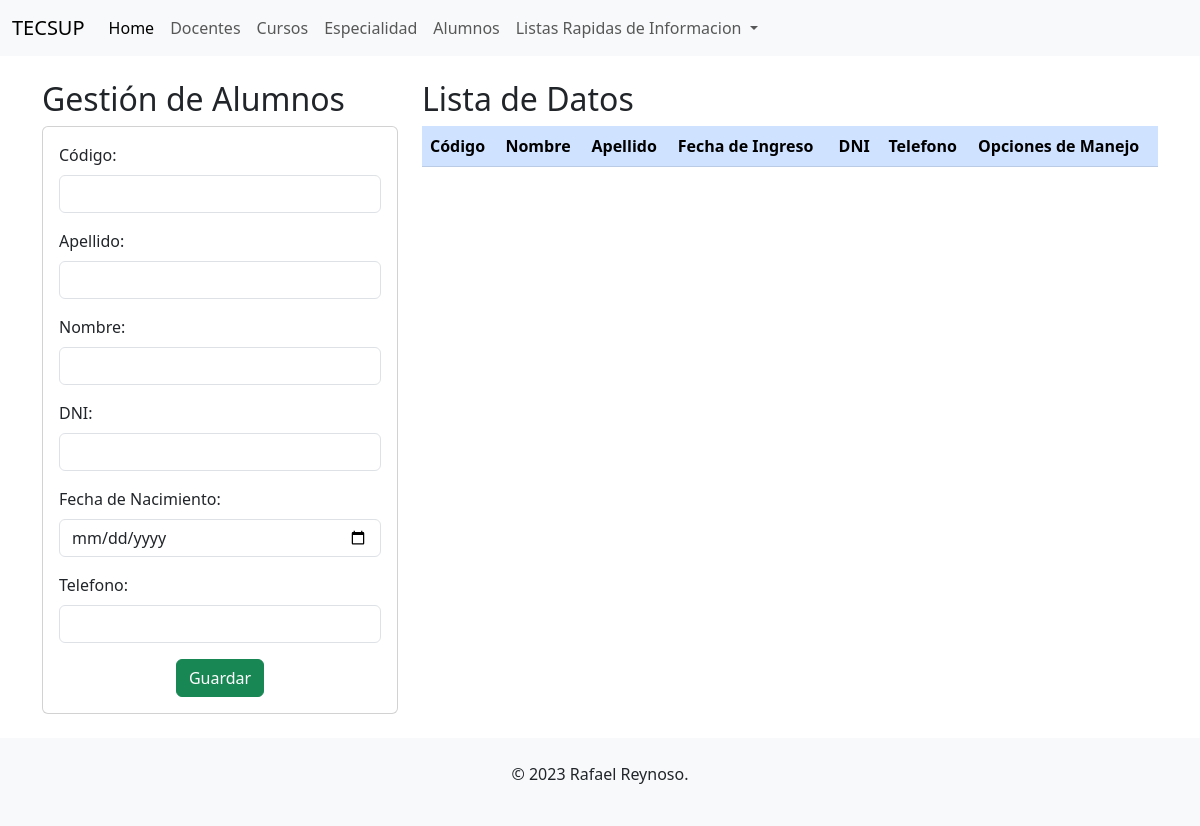
Page /alumnos on the earlier database version.
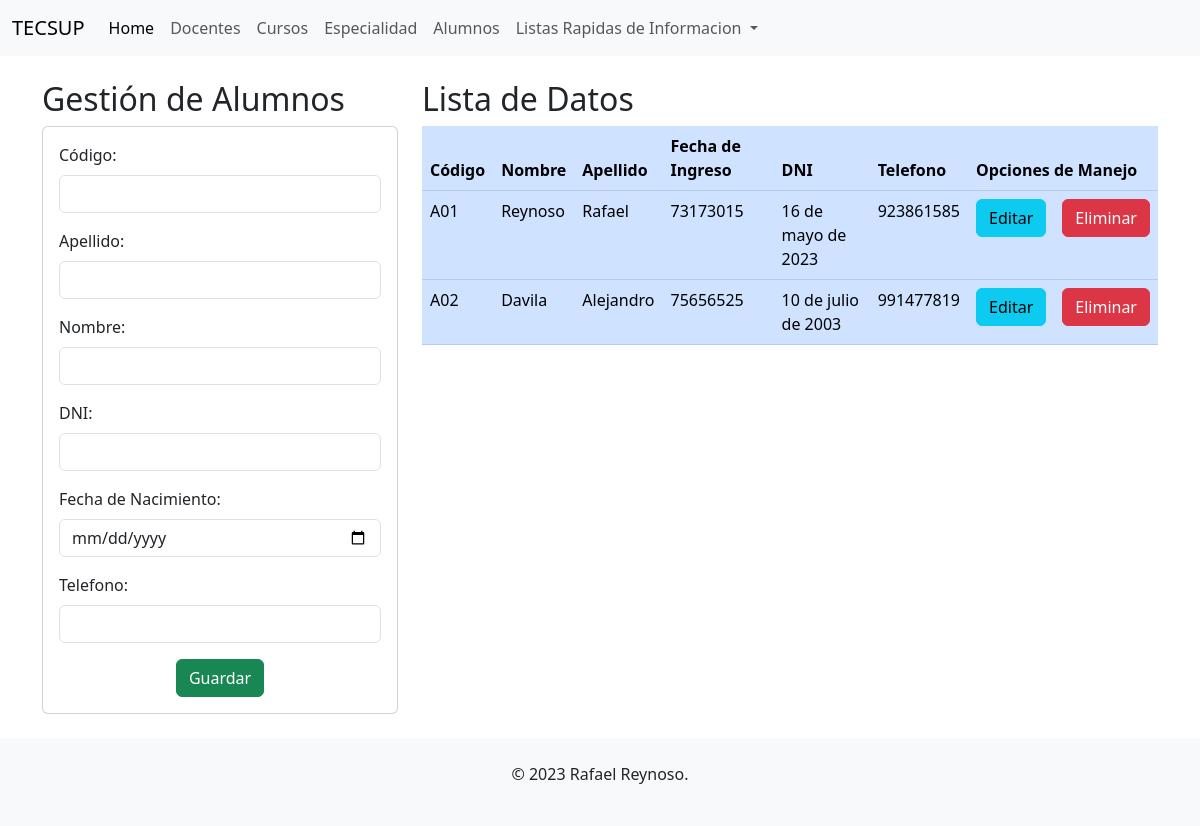
Same page on the later database version.
### Aplicaciones/Academicos/models.py (models this page shows, shortened)
class Alumno(models.Model):
    idAlumno = models.CharField(primary_key= True,max_length = 6)
    apellido = models.CharField(max_length=50)
    nombre = models.CharField(max_length=50)
    dni = models.IntegerField()
    fecha_nacimiento = models.DateField()
    telefono = models.IntegerField()

### Aplicaciones/Academicos/views.py (the view)
# urls.py: path('alumnos',views.alumno, name='alumnos'),
def alumno(request):
    alumnosListado = Alumno.objects.all()
    return render(request, "GestionAlumnos.html",{"alumnos":alumnosListado})

### Aplicaciones/Academicos/templates/GestionAlumnos.html (shortened to what this page needs)
{% extends './Base.html' %}
{% block body %}
<div class="row">
    <div class="col-sm-12 col-md-6 col-lg-4 col-xl-4">
        <h2>Gestión de Alumnos</h2>
        <div class="card">
            <div class="card-body">
                <form action="/registraralumnos" method="POST">
                    <div class="mb-3">
                        <label for="txtcodigo" class="form-label">Código:</label>
                        <input type="text" name="txtcodigo" class="form-control" id="txtcodigo">
                    </div>
                    <div class="mb-3">
                        <label for="txtapellido" class="form-label">Apellido:</label>
                        <input type="text" name="txtapellido" class="form-control" id="txtapellido">
                    </div>
                    <div class="mb-3">
                        <label for="txtnombre" class="form-label">Nombre:</label>
                        <input type="text" name="txtnombre" class="form-control" id="txtnombre">
                    </div>
                    <div class="mb-3">
                        <label for="numdni" class="form-label">DNI:</label>
                        <input type="number" name="numdni" class="form-control" id="numdni">
                    </div>
                    <div class="mb-3">
                        <label for="txtfecha_nacimiento" class="form-label">Fecha de Nacimiento:</label>
                        <input type="date" name="txtfecha_nacimiento" class="form-control" id="txtfecha_nacimiento">
                    </div>
                    <div class="mb-3">
                        <label for="numtelefono" class="form-label">Telefono:</label>
                        <input type="number" name="numtelefono" class="form-control" id="numtelefono">
                    </div>
                    <div class="text-center">
                        <button type="submit" class="btn btn-success">Guardar</button>
                    </div>
                </form>
            </div>
        </div>
    </div>
    <div class="col-sm-12 col-md-6 col-lg-8 col-xl-8">
        <h2>Lista de Datos</h2>
        <table class="table table-primary">
            <thead>
                <tr>
                    <th>Código</th>
                    <th>Nombre</th>
                    <th>Apellido</th>
                    <th>Fecha de Ingreso</th>
                    <th>DNI</th>
                    <th>Telefono</th>
                    <th colspan="2">Opciones de Manejo</th>
                </tr>
            </thead>
            <tbody>
                {% for a in alumnos %}
                <tr>
                    <td>{{ a.idAlumno }}</td>
                    <td>{{ a.apellido }}</td>
                    <td>{{ a.nombre }}</td>
                    <td>{{ a.dni }}</td>
                    <td>{{ a.fecha_nacimiento }}</td>
                    <td>{{ a.telefono }}</td>
                    <td><a href="edicionalumno/{{ a.idAlumno }}" class="btn btn-info">Editar</a></td>
                    <td><a href="eliminaralumno/{{ a.idAlumno }}" class="btn btn-danger">Eliminar</a></td>
                </tr>
                {% endfor %}
            </tbody>
        </table>
    </div>
</div>
{% endblock %}

### Aplicaciones/Academicos/templates/Base.html (shortened to what this page needs)
<!DOCTYPE html>
<html lang="en">
<head>
    <link href="https://cdn.jsdelivr.net/npm/bootstrap@5.3.0-alpha3/dist/css/bootstrap.min.css" rel="stylesheet">
</head>
<body>
    <nav class="navbar navbar-expand-lg bg-body-tertiary">
        <div class="container-fluid">
          <a class="navbar-brand" href="#">TECSUP</a>
          <div class="collapse navbar-collapse" id="navbarNav">
            <ul class="navbar-nav">
              <li class="nav-item">
                <a class="nav-link active" aria-current="page" href="#">Home</a>
              </li>
              <li class="nav-item">
                <a class="nav-link" href="{% url 'docentes' %}">Docentes</a>
              </li>
              <li class="nav-item">
                <a class="nav-link" href="{% url 'cursos' %}">Cursos</a>
              </li>
              <li class="nav-item">
                <a class="nav-link" href="{% url 'especialidad' %}">Especialidad</a>
              </li>
              <li class="nav-item">
                <a class="nav-link" href="{% url 'alumnos' %}">Alumnos</a>
              </li>
              <li class="nav-item dropdown">
                <a class="nav-link dropdown-toggle" href="#" role="button" data-bs-toggle="dropdown" aria-expanded="false">
                  Listas Rapidas de Informacion
                </a>
              </li>
            </ul>
          </div>
        </div>
      </nav>
      <div class="container py-4">
            {% block body %}
            {% endblock %}
      </div>
      <div class="wrapper">
        <footer class="bg-light text-center py-4">
          <p>&copy; 2023 Rafael Reynoso.</p>
        </footer>
      </div>
</body>
</html>

### Aplicaciones/Academicos/templates/Base.html (style rules this page uses)
html, body { height: 100%; }
body { display: flex; flex-direction: column; }
.container { flex: 1; }

Differences in the rows shown:
added Alumno: idAlumno "A01", apellido "Reynoso", nombre "Rafael", dni "73173015", fecha_nacimiento "16 de mayo de 2023", telefono "923861585"
added Alumno: idAlumno "A02", apellido "Davila", nombre "Alejandro", dni "75656525", fecha_nacimiento "10 de julio de 2003", telefono "991477819"
